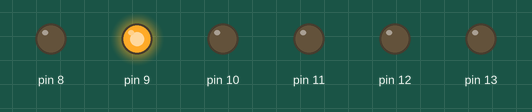
A sketch run on a simulated Arduino Uno, built with avr-gcc and run on an emulated ATmega328P. Parts: output pins drawn as LEDs (lit = HIGH). Random numbers use the default seed unless the sketch sets one.

Above: at 0.24 s.
At 8.1 s:
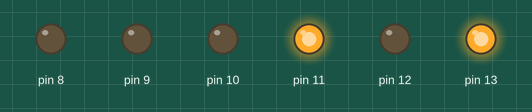
At 9.9 s:
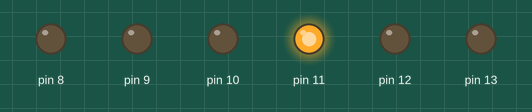
At 15.0 s:
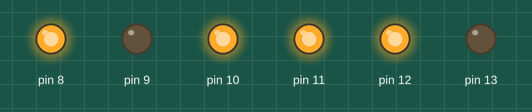
At 21.6 s:
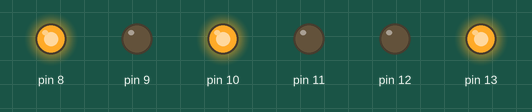
At 36.4 s:
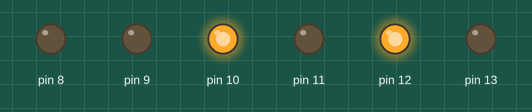
Timing chart, 0 to 40.0 s (numbered marks = the images above):
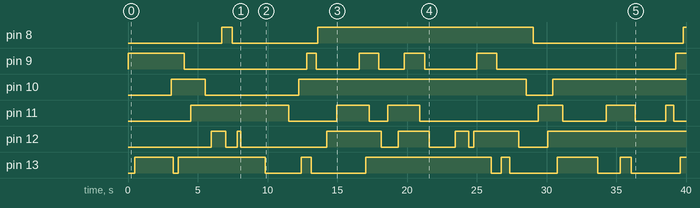

Measured:
- by itself, pin 8: goes HIGH 0.77 s, LOW 6.1 s, HIGH 15.4 s, LOW 10.7 s, then HIGH
- by itself, pin 9: HIGH → LOW at 4.0 s, → HIGH 8.8 s later, → LOW 0.70 s later, → HIGH 3.1 s later, … (10 changes in this stretch)
- by itself, pin 10: goes HIGH 2.4 s, LOW 6.7 s, HIGH 16.3 s, LOW 1.9 s, then HIGH
- by itself, pin 11: LOW → HIGH at 4.5 s, → LOW 7.1 s later, → HIGH 3.4 s later, → LOW 2.3 s later, … (12 changes in this stretch)
- by itself, pin 12: LOW → HIGH at 6.0 s, → LOW 1.1 s later, → HIGH 0.79 s later, → LOW 0.25 s later, … (13 changes in this stretch)
- by itself, pin 13: LOW → HIGH at 0.49 s, → LOW 2.7 s later, → HIGH 0.37 s later, → LOW 6.2 s later, … (15 changes in this stretch)

The sketch:

luces.ino
```cpp
int outMin = 8;
int outMax = 13;

void setup() {
  //init lights located from pin 8 to 13
  for (int i = outMin; i <= outMax; i++) {
    pinMode(i, OUTPUT);
  }
  //if analog input pin 0 is unconnected, is a good seed
  // seen https: //www.arduino.cc/en/Reference/Random
  randomSeed(analogRead(0));
  Serial.begin(9600);
  for (int i = outMin; i <= outMax; i++) {
    digitalWrite(i, random(0, 2));
  }


}

void loop() {
  // put your main code here, to run repeatedly:

  digitalWrite (random(outMin,outMax+1),random(0,2));
  delay(random(100, 500));


}
```
